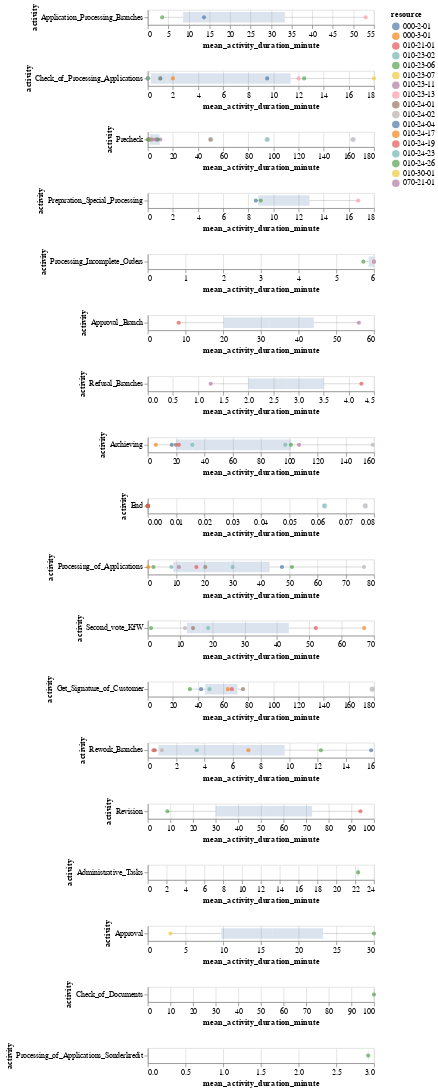

Source (notebook cell):
### Code cell
data = res_performance[
    (res_performance['resource'].isin(sel_resources)) &
    (res_performance['case_type'] == 'special loan')
]

charts = []
for activity in data['activity'].unique():
    subset = data[data['activity'] == activity]
    charts.append(
        alt.layer(
            alt.Chart(subset).mark_boxplot().encode(
                y='activity',
                x='mean_activity_duration_minute',
                opacity=alt.value(0.2)
            ),
            alt.Chart(subset).mark_circle().encode(
                y='activity',
                x='mean_activity_duration_minute',
                color='resource',
                tooltip=['resource', 'activity', 'mean_activity_duration_minute']
            )
        )
    )
alt.vconcat(*charts)

### Figure 1 — Vega-Lite specification as saved in the notebook (floating-point values rounded to 4 significant figures)
{"config": {"view": {"continuousWidth": 300, "continuousHeight": 300}}, "vconcat": [{"layer": [{"mark": {"type": "boxplot"}, "encoding": {"opacity": {"value": 0.2}, "x": {"field": "mean_activity_duration_minute", "type": "quantitative"}, "y": {"field": "activity", "type": "nominal"}}}, {"mark": {"type": "circle"}, "encoding": {"color": {"field": "resource", "type": "nominal"}, "tooltip": [{"field": "resource", "type": "nominal"}, {"field": "activity", "type": "nominal"}, {"field": "mean_activity_duration_minute", "type": "quantitative"}], "x": {"field": "mean_activity_duration_minute", "type": "quantitative"}, "y": {"field": "activity", "type": "nominal"}}}], "data": {"name": "data-714f285f122215665e6fdfaebb43cb04"}}, {"layer": [{"mark": {"type": "boxplot"}, "encoding": {"opacity": {"value": 0.2}, "x": {"field": "mean_activity_duration_minute", "type": "quantitative"}, "y": {"field": "activity", "type": "nominal"}}}, {"mark": {"type": "circle"}, "encoding": {"color": {"field": "resource", "type": "nominal"}, "tooltip": [{"field": "resource", "type": "nominal"}, {"field": "activity", "type": "nominal"}, {"field": "mean_activity_duration_minute", "type": "quantitative"}], "x": {"field": "mean_activity_duration_minute", "type": "quantitative"}, "y": {"field": "activity", "type": "nominal"}}}], "data": {"name": "data-fa13f1a61bb58a06b6b26d5970f24128"}}, {"layer": [{"mark": {"type": "boxplot"}, "encoding": {"opacity": {"value": 0.2}, "x": {"field": "mean_activity_duration_minute", "type": "quantitative"}, "y": {"field": "activity", "type": "nominal"}}}, {"mark": {"type": "circle"}, "encoding": {"color": {"field": "resource", "type": "nominal"}, "tooltip": [{"field": "resource", "type": "nominal"}, {"field": "activity", "type": "nominal"}, {"field": "mean_activity_duration_minute", "type": "quantitative"}], "x": {"field": "mean_activity_duration_minute", "type": "quantitative"}, "y": {"field": "activity", "type": "nominal"}}}], "data": {"name": "data-ff622ce09971ad9410d84ae7fbb74268"}}, {"layer": [{"mark": {"type": "boxplot"}, "encoding": {"opacity": {"value": 0.2}, "x": {"field": "mean_activity_duration_minute", "type": "quantitative"}, "y": {"field": "activity", "type": "nominal"}}}, {"mark": {"type": "circle"}, "encoding": {"color": {"field": "resource", "type": "nominal"}, "tooltip": [{"field": "resource", "type": "nominal"}, {"field": "activity", "type": "nominal"}, {"field": "mean_activity_duration_minute", "type": "quantitative"}], "x": {"field": "mean_activity_duration_minute", "type": "quantitative"}, "y": {"field": "activity", "type": "nominal"}}}], "data": {"name": "data-857b1812bc238a1dcad9264bbc1edbbb"}}, {"layer": [{"mark": {"type": "boxplot"}, "encoding": {"opacity": {"value": 0.2}, "x": {"field": "mean_activity_duration_minute", "type": "quantitative"}, "y": {"field": "activity", "type": "nominal"}}}, {"mark": {"type": "circle"}, "encoding": {"color": {"field": "resource", "type": "nominal"}, "tooltip": [{"field": "resource", "type": "nominal"}, {"field": "activity", "type": "nominal"}, {"field": "mean_activity_duration_minute", "type": "quantitative"}], "x": {"field": "mean_activity_duration_minute", "type": "quantitative"}, "y": {"field": "activity", "type": "nominal"}}}], "data": {"name": "data-54aff40eb3abf943e5fdf538b60dbf29"}}, {"layer": [{"mark": {"type": "boxplot"}, "encoding": {"opacity": {"value": 0.2}, "x": {"field": "mean_activity_duration_minute", "type": "quantitative"}, "y": {"field": "activity", "type": "nominal"}}}, {"mark": {"type": "circle"}, "encoding": {"color": {"field": "resource", "type": "nominal"}, "tooltip": [{"field": "resource", "type": "nominal"}, {"field": "activity", "type": "nominal"}, {"field": "mean_activity_duration_minute", "type": "quantitative"}], "x": {"field": "mean_activity_duration_minute", "type": "quantitative"}, "y": {"field": "activity", "type": "nominal"}}}], "data": {"name": "data-ab18e7b2d27805de362621c0f844f1e4"}}, {"layer": [{"mark": {"type": "boxplot"}, "encoding": {"opacity": {"value": 0.2}, "x": {"field": "mean_activity_duration_minute", "type": "quantitative"}, "y": {"field": "activity", "type": "nominal"}}}, {"mark": {"type": "circle"}, "encoding": {"color": {"field": "resource", "type": "nominal"}, "tooltip": [{"field": "resource", "type": "nominal"}, {"field": "activity", "type": "nominal"}, {"field": "mean_activity_duration_minute", "type": "quantitative"}], "x": {"field": "mean_activity_duration_minute", "type": "quantitative"}, "y": {"field": "activity", "type": "nominal"}}}], "data": {"name": "data-140fddec03f5bd9bd515d3c4a7adea0e"}}, {"layer": [{"mark": {"type": "boxplot"}, "encoding": {"opacity": {"value": 0.2}, "x": {"field": "mean_activity_duration_minute", "type": "quantitative"}, "y": {"field": "activity", "type": "nominal"}}}, {"mark": {"type": "circle"}, "encoding": {"color": {"field": "resource", "type": "nominal"}, "tooltip": [{"field": "resource", "type": "nominal"}, {"field": "activity", "type": "nominal"}, {"field": "mean_activity_duration_minute", "type": "quantitative"}], "x": {"field": "mean_activity_duration_minute", "type": "quantitative"}, "y": {"field": "activity", "type": "nominal"}}}], "data": {"name": "data-1fd09a8ebe39d7bd658af4233c2ace9f"}}, {"layer": [{"mark": {"type": "boxplot"}, "encoding": {"opacity": {"value": 0.2}, "x": {"field": "mean_activity_duration_minute", "type": "quantitative"}, "y": {"field": "activity", "type": "nominal"}}}, {"mark": {"type": "circle"}, "encoding": {"color": {"field": "resource", "type": "nominal"}, "tooltip": [{"field": "resource", "type": "nominal"}, {"field": "activity", "type": "nominal"}, {"field": "mean_activity_duration_minute", "type": "quantitative"}], "x": {"field": "mean_activity_duration_minute", "type": "quantitative"}, "y": {"field": "activity", "type": "nominal"}}}], "data": {"name": "data-a0e48bcaaaca9b86fe6a2991aa8463a3"}}, {"layer": [{"mark": {"type": "boxplot"}, "encoding": {"opacity": {"value": 0.2}, "x": {"field": "mean_activity_duration_minute", "type": "quantitative"}, "y": {"field": "activity", "type": "nominal"}}}, {"mark": {"type": "circle"}, "encoding": {"color": {"field": "resource", "type": "nominal"}, "tooltip": [{"field": "resource", "type": "nominal"}, {"field": "activity", "type": "nominal"}, {"field": "mean_activity_duration_minute", "type": "quantitative"}], "x": {"field": "mean_activity_duration_minute", "type": "quantitative"}, "y": {"field": "activity", "type": "nominal"}}}], "data": {"name": "data-cd85c67594a018088ce9e02ae4a2a67e"}}, {"layer": [{"mark": {"type": "boxplot"}, "encoding": {"opacity": {"value": 0.2}, "x": {"field": "mean_activity_duration_minute", "type": "quantitative"}, "y": {"field": "activity", "type": "nominal"}}}, {"mark": {"type": "circle"}, "encoding": {"color": {"field": "resource", "type": "nominal"}, "tooltip": [{"field": "resource", "type": "nominal"}, {"field": "activity", "type": "nominal"}, {"field": "mean_activity_duration_minute", "type": "quantitative"}], "x": {"field": "mean_activity_duration_minute", "type": "quantitative"}, "y": {"field": "activity", "type": "nominal"}}}], "data": {"name": "data-cbd8bb1d355d424e317464d65cc302f0"}}, {"layer": [{"mark": {"type": "boxplot"}, "encoding": {"opacity": {"value": 0.2}, "x": {"field": "mean_activity_duration_minute", "type": "quantitative"}, "y": {"field": "activity", "type": "nominal"}}}, {"mark": {"type": "circle"}, "encoding": {"color": {"field": "resource", "type": "nominal"}, "tooltip": [{"field": "resource", "type": "nominal"}, {"field": "activity", "type": "nominal"}, {"field": "mean_activity_duration_minute", "type": "quantitative"}], "x": {"field": "mean_activity_duration_minute", "type": "quantitative"}, "y": {"field": "activity", "type": "nominal"}}}], "data": {"name": "data-1580c9920e89cbef20832c9341c0d1ba"}}, {"layer": [{"mark": {"type": "boxplot"}, "encoding": {"opacity": {"value": 0.2}, "x": {"field": "mean_activity_duration_minute", "type": "quantitative"}, "y": {"field": "activity", "type": "nominal"}}}, {"mark": {"type": "circle"}, "encoding": {"color": {"field": "resource", "type": "nominal"}, "tooltip": [{"field": "resource", "type": "nominal"}, {"field": "activity", "type": "nominal"}, {"field": "mean_activity_duration_minute", "type": "quantitative"}], "x": {"field": "mean_activity_duration_minute", "type": "quantitative"}, "y": {"field": "activity", "type": "nominal"}}}], "data": {"name": "data-71ac61f52c225c6c32674d19e05a2c9f"}}, {"layer": [{"mark": {"type": "boxplot"}, "encoding": {"opacity": {"value": 0.2}, "x": {"field": "mean_activity_duration_minute", "type": "quantitative"}, "y": {"field": "activity", "type": "nominal"}}}, {"mark": {"type": "circle"}, "encoding": {"color": {"field": "resource", "type": "nominal"}, "tooltip": [{"field": "resource", "type": "nominal"}, {"field": "activity", "type": "nominal"}, {"field": "mean_activity_duration_minute", "type": "quantitative"}], "x": {"field": "mean_activity_duration_minute", "type": "quantitative"}, "y": {"field": "activity", "type": "nominal"}}}], "data": {"name": "data-87043dd1e51bc2a6427b78da888fb2a4"}}, {"layer": [{"mark": {"type": "boxplot"}, "encoding": {"opacity": {"value": 0.2}, "x": {"field": "mean_activity_duration_minute", "type": "quantitative"}, "y": {"field": "activity", "type": "nominal"}}}, {"mark": {"type": "circle"}, "encoding": {"color": {"field": "resource", "type": "nominal"}, "tooltip": [{"field": "resource", "type": "nominal"}, {"field": "activity", "type": "nominal"}, {"field": "mean_activity_duration_minute", "type": "quantitative"}], "x": {"field": "mean_activity_duration_minute", "type": "quantitative"}, "y": {"field": "activity", "type": "nominal"}}}], "data": {"name": "data-8a52b1533404e5539ae064f34211e388"}}, {"layer": [{"mark": {"type": "boxplot"}, "encoding": {"opacity": {"value": 0.2}, "x": {"field": "mean_activity_duration_minute", "type": "quantitative"}, "y": {"field": "activity", "type": "nominal"}}}, {"mark": {"type": "circle"}, "encoding": {"color": {"field": "resource", "type": "nominal"}, "tooltip": [{"field": "resource", "type": "nominal"}, {"field": "activity", "type": "nominal"}, {"field": "mean_activity_duration_minute", "type": "quantitative"}], "x": {"field": "mean_activity_duration_minute", "type": "quantitative"}, "y": {"field": "activity", "type": "nominal"}}}], "data": {"name": "data-11cde7f264cbf38302d5587756d72fa8"}}, {"layer": [{"mark": {"type": "boxplot"}, "encoding": {"opacity": {"value": 0.2}, "x": {"field": "mean_activity_duration_minute", "type": "quantitative"}, "y": {"field": "activity", "type": "nominal"}}}, {"mark": {"type": "circle"}, "encoding": {"color": {"field": "resource", "type": "nominal"}, "tooltip": [{"field": "resource", "type": "nominal"}, {"field": "activity", "type": "nominal"}, {"field": "mean_activity_duration_minute", "type": "quantitative"}], "x": {"field": "mean_activity_duration_minute", "type": "quantitative"}, "y": {"field": "activity", "type": "nominal"}}}], "data": {"name": "data-7fc000322768b1d29458172c448c31f1"}}, {"layer": [{"mark": {"type": "boxplot"}, "encoding": {"opacity": {"value": 0.2}, "x": {"field": "mean_activity_duration_minute", "type": "quantitative"}, "y": {"field": "activity", "type": "nominal"}}}, {"mark": {"type": "circle"}, "encoding": {"color": {"field": "resource", "type": "nominal"}, "tooltip": [{"field": "resource", "type": "nominal"}, {"field": "activity", "type": "nominal"}, {"field": "mean_activity_duration_minute", "type": "quantitative"}], "x": {"field": "mean_activity_duration_minute", "type": "quantitative"}, "y": {"field": "activity", "type": "nominal"}}}], "data": {"name": "data-ed93585455d24daf3a37783af115880d"}}], "$schema": "https://vega.github.io/schema/vega-lite/v5.16.3.json", "datasets": {"data-714f285f122215665e6fdfaebb43cb04": [{"resource": "000-2-01", "activity": "Application_Processing_Branches", "case_type": "special loan", "mean_activity_duration_minute": 13.67}, {"resource": "010-23-13", "activity": "Application_Processing_Branches", "case_type": "special loan", "mean_activity_duration_minute": 53.0}, {"resource": "010-24-26", "activity": "Application_Processing_Branches", "case_type": "special loan", "mean_activity_duration_minute": 3.5}], "data-fa13f1a61bb58a06b6b26d5970f24128": [{"resource": "000-2-01", "activity": "Check_of_Processing_Applications", "case_type": "special loan", "mean_activity_duration_minute": 9.5}, {"resource": "010-23-06", "activity": "Check_of_Processing_Applications", "case_type": "special loan", "mean_activity_duration_minute": 0.0}, {"resource": "010-23-07", "activity": "Check_of_Processing_Applications", "case_type": "special loan", "mean_activity_duration_minute": 1.0}, {"resource": "010-23-13", "activity": "Check_of_Processing_Applications", "case_type": "special loan", "mean_activity_duration_minute": 12.0}, {"resource": "010-24-01", "activity": "Check_of_Processing_Applications", "case_type": "special loan", "mean_activity_duration_minute": 0.0}, {"resource": "010-24-04", "activity": "Check_of_Processing_Applications", "case_type": "special loan", "mean_activity_duration_minute": 1.0}, {"resource": "010-24-17", "activity": "Check_of_Processing_Applications", "case_type": "special loan", "mean_activity_duration_minute": 2.0}, {"resource": "010-24-23", "activity": "Check_of_Processing_Applications", "case_type": "special loan", "mean_activity_duration_minute": 0.0}, {"resource": "010-24-26", "activity": "Check_of_Processing_Applications", "case_type": "special loan", "mean_activity_duration_minute": 12.44}, {"resource": "010-30-01", "activity": "Check_of_Processing_Applications", "case_type": "special loan", "mean_activity_duration_minute": 18.0}], "data-ff622ce09971ad9410d84ae7fbb74268": [{"resource": "000-2-01", "activity": "Precheck", "case_type": "special loan", "mean_activity_duration_minute": 0.75}, {"resource": "000-3-01", "activity": "Precheck", "case_type": "special loan", "mean_activity_duration_minute": 1.0}, {"resource": "010-21-01", "activity": "Precheck", "case_type": "special loan", "mean_activity_duration_minute": 1.375}, {"resource": "010-23-02", "activity": "Precheck", "case_type": "special loan", "mean_activity_duration_minute": 95.0}, {"resource": "010-23-06", "activity": "Precheck", "case_type": "special loan", "mean_activity_duration_minute": 0.0}, {"resource": "010-23-11", "activity": "Precheck", "case_type": "special loan", "mean_activity_duration_minute": 10.0}, {"resource": "010-23-13", "activity": "Precheck", "case_type": "special loan", "mean_activity_duration_minute": 4.125}, {"resource": "010-24-01", "activity": "Precheck", "case_type": "special loan", "mean_activity_duration_minute": 50.0}, {"resource": "010-24-02", "activity": "Precheck", "case_type": "special loan", "mean_activity_duration_minute": 163.3}, {"resource": "010-24-04", "activity": "Precheck", "case_type": "special loan", "mean_activity_duration_minute": 7.5}, {"resource": "010-24-19", "activity": "Precheck", "case_type": "special loan", "mean_activity_duration_minute": 3.0}, {"resource": "010-24-23", "activity": "Precheck", "case_type": "special loan", "mean_activity_duration_minute": 2.5}, {"resource": "010-24-26", "activity": "Precheck", "case_type": "special loan", "mean_activity_duration_minute": 7.826}, {"resource": "070-21-01", "activity": "Precheck", "case_type": "special loan", "mean_activity_duration_minute": 6.087}], "data-857b1812bc238a1dcad9264bbc1edbbb": [{"resource": "000-2-01", "activity": "Preparation_Special_Processing", "case_type": "special loan", "mean_activity_duration_minute": 8.6}, {"resource": "010-23-13", "activity": "Preparation_Special_Processing", "case_type": "special loan", "mean_activity_duration_minute": 16.75}, {"resource": "010-24-26", "activity": "Preparation_Special_Processing", "case_type": "special loan", "mean_activity_duration_minute": 8.988}], "data-54aff40eb3abf943e5fdf538b60dbf29": [{"resource": "000-2-01", "activity": "Processing_Incomplete_Orders", "case_type": "special loan", "mean_activity_duration_minute": 6.0}, {"resource": "010-23-13", "activity": "Processing_Incomplete_Orders", "case_type": "special loan", "mean_activity_duration_minute": 6.0}, {"resource": "010-24-26", "activity": "Processing_Incomplete_Orders", "case_type": "special loan", "mean_activity_duration_minute": 5.718}], "data-ab18e7b2d27805de362621c0f844f1e4": [{"resource": "010-21-01", "activity": "Approval_Branch", "case_type": "special loan", "mean_activity_duration_minute": 8.182}, {"resource": "070-21-01", "activity": "Approval_Branch", "case_type": "special loan", "mean_activity_duration_minute": 56.0}], "data-140fddec03f5bd9bd515d3c4a7adea0e": [{"resource": "010-21-01", "activity": "Refusal_Branches", "case_type": "special loan", "mean_activity_duration_minute": 4.25}, {"resource": "070-21-01", "activity": "Refusal_Branches", "case_type": "special loan", "mean_activity_duration_minute": 1.25}], "data-1fd09a8ebe39d7bd658af4233c2ace9f": [{"resource": "010-23-02", "activity": "Archieving", "case_type": "special loan", "mean_activity_duration_minute": 97.25}, {"resource": "010-23-06", "activity": "Archieving", "case_type": "special loan", "mean_activity_duration_minute": 101.2}, {"resource": "010-23-11", "activity": "Archieving", "case_type": "special loan", "mean_activity_duration_minute": 107.0}, {"resource": "010-24-01", "activity": "Archieving", "case_type": "special loan", "mean_activity_duration_minute": 19.88}, {"resource": "010-24-02", "activity": "Archieving", "case_type": "special loan", "mean_activity_duration_minute": 159.1}, {"resource": "010-24-04", "activity": "Archieving", "case_type": "special loan", "mean_activity_duration_minute": 17.0}, {"resource": "010-24-17", "activity": "Archieving", "case_type": "special loan", "mean_activity_duration_minute": 5.667}, {"resource": "010-24-19", "activity": "Archieving", "case_type": "special loan", "mean_activity_duration_minute": 22.0}, {"resource": "010-24-23", "activity": "Archieving", "case_type": "special loan", "mean_activity_duration_minute": 31.56}], "data-a0e48bcaaaca9b86fe6a2991aa8463a3": [{"resource": "010-23-02", "activity": "End", "case_type": "special loan", "mean_activity_duration_minute": 0.0}, {"resource": "010-23-06", "activity": "End", "case_type": "special loan", "mean_activity_duration_minute": 0.0}, {"resource": "010-23-11", "activity": "End", "case_type": "special loan", "mean_activity_duration_minute": 0.0}, {"resource": "010-24-01", "activity": "End", "case_type": "special loan", "mean_activity_duration_minute": 0.0}, {"resource": "010-24-02", "activity": "End", "case_type": "special loan", "mean_activity_duration_minute": 0.07692}, {"resource": "010-24-04", "activity": "End", "case_type": "special loan", "mean_activity_duration_minute": 0.0}, {"resource": "010-24-17", "activity": "End", "case_type": "special loan", "mean_activity_duration_minute": 0.0}, {"resource": "010-24-19", "activity": "End", "case_type": "special loan", "mean_activity_duration_minute": 0.0}, {"resource": "010-24-23", "activity": "End", "case_type": "special loan", "mean_activity_duration_minute": 0.0625}], "data-cd85c67594a018088ce9e02ae4a2a67e": [{"resource": "010-23-02", "activity": "Processing_of_Applications", "case_type": "special loan", "mean_activity_duration_minute": 8.333}, {"resource": "010-23-06", "activity": "Processing_of_Applications", "case_type": "special loan", "mean_activity_duration_minute": 51.0}, {"resource": "010-23-11", "activity": "Processing_of_Applications", "case_type": "special loan", "mean_activity_duration_minute": 11.0}, {"resource": "010-24-01", "activity": "Processing_of_Applications", "case_type": "special loan", "mean_activity_duration_minute": 20.35}, {"resource": "010-24-02", "activity": "Processing_of_Applications", "case_type": "special loan", "mean_activity_duration_minute": 76.5}, {"resource": "010-24-04", "activity": "Processing_of_Applications", "case_type": "special loan", "mean_activity_duration_minute": 47.44}, {"resource": "010-24-17", "activity": "Processing_of_Applications", "case_type": "special loan", "mean_activity_duration_minute": 0.2}, {"resource": "010-24-19", "activity": "Processing_of_Applications", "case_type": "special loan", "mean_activity_duration_minute": 17.19}, {"resource": "010-24-23", "activity": "Processing_of_Applications", "case_type": "special loan", "mean_activity_duration_minute": 30.03}, {"resource": "010-24-26", "activity": "Processing_of_Applications", "case_type": "special loan", "mean_activity_duration_minute": 2.0}], "data-cbd8bb1d355d424e317464d65cc302f0": [{"resource": "010-23-06", "activity": "Second_vote_KfW", "case_type": "special loan", "mean_activity_duration_minute": 1.0}, {"resource": "010-24-01", "activity": "Second_vote_KfW", "case_type": "special loan", "mean_activity_duration_minute": 14.0}, {"resource": "010-24-02", "activity": "Second_vote_KfW", "case_type": "special loan", "mean_activity_duration_minute": 11.5}, {"resource": "010-24-17", "activity": "Second_vote_KfW", "case_type": "special loan", "mean_activity_duration_minute": 67.0}, {"resource": "010-24-19", "activity": "Second_vote_KfW", "case_type": "special loan", "mean_activity_duration_minute": 52.0}, {"resource": "010-24-23", "activity": "Second_vote_KfW", "case_type": "special loan", "mean_activity_duration_minute": 18.67}], "data-1580c9920e89cbef20832c9341c0d1ba": [{"resource": "010-24-01", "activity": "Get_Signature_of_Customer", "case_type": "special loan", "mean_activity_duration_minute": 75.76}, {"resource": "010-24-02", "activity": "Get_Signature_of_Customer", "case_type": "special loan", "mean_activity_duration_minute": 178.5}, {"resource": "010-24-04", "activity": "Get_Signature_of_Customer", "case_type": "special loan", "mean_activity_duration_minute": 42.4}, {"resource": "010-24-17", "activity": "Get_Signature_of_Customer", "case_type": "special loan", "mean_activity_duration_minute": 63.75}, {"resource": "010-24-19", "activity": "Get_Signature_of_Customer", "case_type": "special loan", "mean_activity_duration_minute": 66.95}, {"resource": "010-24-23", "activity": "Get_Signature_of_Customer", "case_type": "special loan", "mean_activity_duration_minute": 49.12}, {"resource": "010-24-26", "activity": "Get_Signature_of_Customer", "case_type": "special loan", "mean_activity_duration_minute": 33.5}], "data-71ac61f52c225c6c32674d19e05a2c9f": [{"resource": "010-24-01", "activity": "Rework_Branches", "case_type": "special loan", "mean_activity_duration_minute": 0.5}, {"resource": "010-24-02", "activity": "Rework_Branches", "case_type": "special loan", "mean_activity_duration_minute": 1.0}, {"resource": "010-24-04", "activity": "Rework_Branches", "case_type": "special loan", "mean_activity_duration_minute": 15.8}, {"resource": "010-24-17", "activity": "Rework_Branches", "case_type": "special loan", "mean_activity_duration_minute": 7.118}, {"resource": "010-24-19", "activity": "Rework_Branches", "case_type": "special loan", "mean_activity_duration_minute": 0.4}, {"resource": "010-24-23", "activity": "Rework_Branches", "case_type": "special loan", "mean_activity_duration_minute": 3.474}, {"resource": "010-24-26", "activity": "Rework_Branches", "case_type": "special loan", "mean_activity_duration_minute": 12.24}], "data-87043dd1e51bc2a6427b78da888fb2a4": [{"resource": "010-24-19", "activity": "Revision", "case_type": "special loan", "mean_activity_duration_minute": 94.0}, {"resource": "010-24-26", "activity": "Revision", "case_type": "special loan", "mean_activity_duration_minute": 8.667}], "data-8a52b1533404e5539ae064f34211e388": [{"resource": "010-24-26", "activity": "Administrative_Tasks", "case_type": "special loan", "mean_activity_duration_minute": 22.31}], "data-11cde7f264cbf38302d5587756d72fa8": [{"resource": "010-24-26", "activity": "Approval", "case_type": "special loan", "mean_activity_duration_minute": 30.0}, {"resource": "010-30-01", "activity": "Approval", "case_type": "special loan", "mean_activity_duration_minute": 3.0}], "data-7fc000322768b1d29458172c448c31f1": [{"resource": "010-24-26", "activity": "Check_of_Documents", "case_type": "special loan", "mean_activity_duration_minute": 100.0}], "data-ed93585455d24daf3a37783af115880d": [{"resource": "010-24-26", "activity": "Processing_of_Applications_Sonderkredit", "case_type": "special loan", "mean_activity_duration_minute": 2.923}]}}
